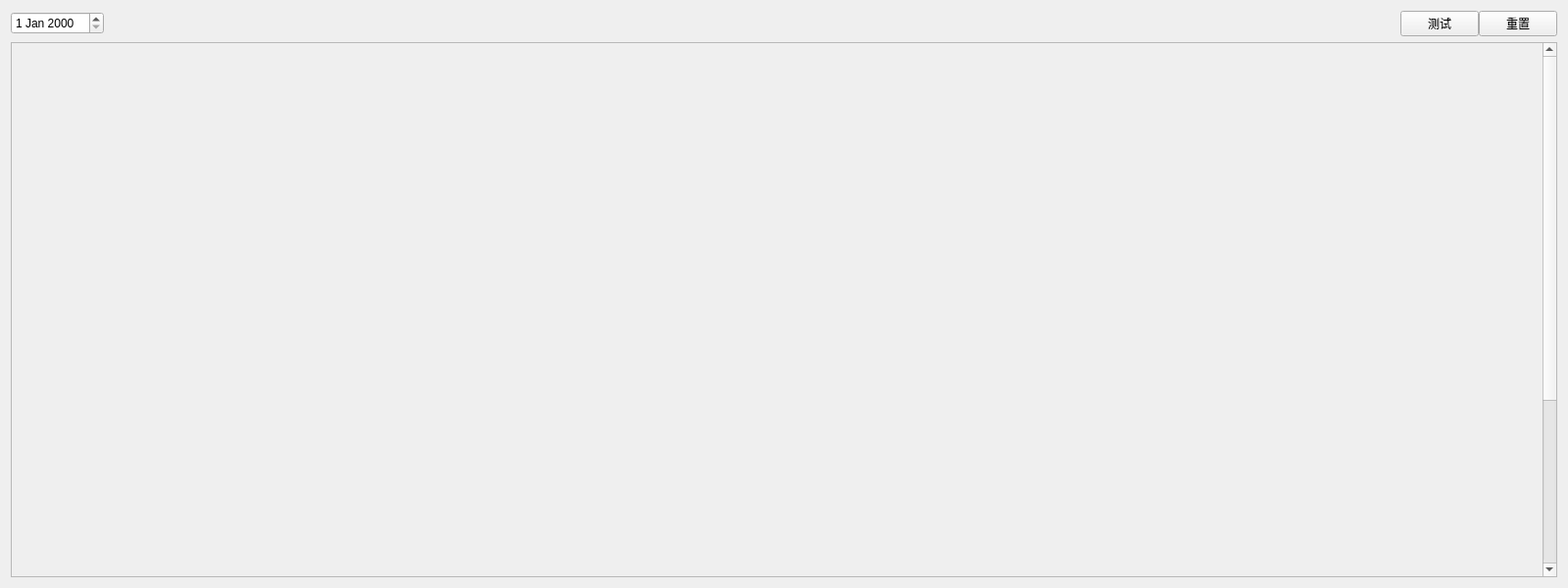
<?xml version="1.0" encoding="UTF-8"?>
<ui version="4.0">
 <class>RemWordRemWdg</class>
 <widget class="QWidget" name="RemWordRemWdg">
  <property name="geometry">
   <rect>
    <x>0</x>
    <y>0</y>
    <width>1600</width>
    <height>600</height>
   </rect>
  </property>
  <property name="minimumSize">
   <size>
    <width>1600</width>
    <height>600</height>
   </size>
  </property>
  <property name="windowTitle">
   <string>RemWordRemWdg</string>
  </property>
  <layout class="QVBoxLayout" name="verticalLayout">
   <item>
    <widget class="QWidget" name="widge" native="true">
     <property name="maximumSize">
      <size>
       <width>16777215</width>
       <height>40</height>
      </size>
     </property>
     <layout class="QHBoxLayout" name="horizontalLayout">
      <property name="spacing">
       <number>0</number>
      </property>
      <property name="leftMargin">
       <number>0</number>
      </property>
      <property name="topMargin">
       <number>0</number>
      </property>
      <property name="rightMargin">
       <number>0</number>
      </property>
      <property name="bottomMargin">
       <number>0</number>
      </property>
      <item>
       <widget class="QDateEdit" name="dateEdit"/>
      </item>
      <item>
       <spacer name="horizontalSpacer">
        <property name="orientation">
         <enum>Qt::Horizontal</enum>
        </property>
        <property name="sizeHint" stdset="0">
         <size>
          <width>1338</width>
          <height>20</height>
         </size>
        </property>
       </spacer>
      </item>
      <item>
       <widget class="QPushButton" name="btnTest">
        <property name="text">
         <string>测试</string>
        </property>
       </widget>
      </item>
      <item>
       <widget class="QPushButton" name="btnReset">
        <property name="text">
         <string>重置</string>
        </property>
       </widget>
      </item>
     </layout>
    </widget>
   </item>
   <item>
    <widget class="QScrollArea" name="scrollArea">
     <property name="widgetResizable">
      <bool>false</bool>
     </property>
     <widget class="QWidget" name="scrollAreaWdg">
      <property name="geometry">
       <rect>
        <x>0</x>
        <y>0</y>
        <width>338</width>
        <height>800</height>
       </rect>
      </property>
     </widget>
    </widget>
   </item>
  </layout>
 </widget>
 <layoutdefault spacing="6" margin="11"/>
 <resources/>
 <connections/>
</ui>
